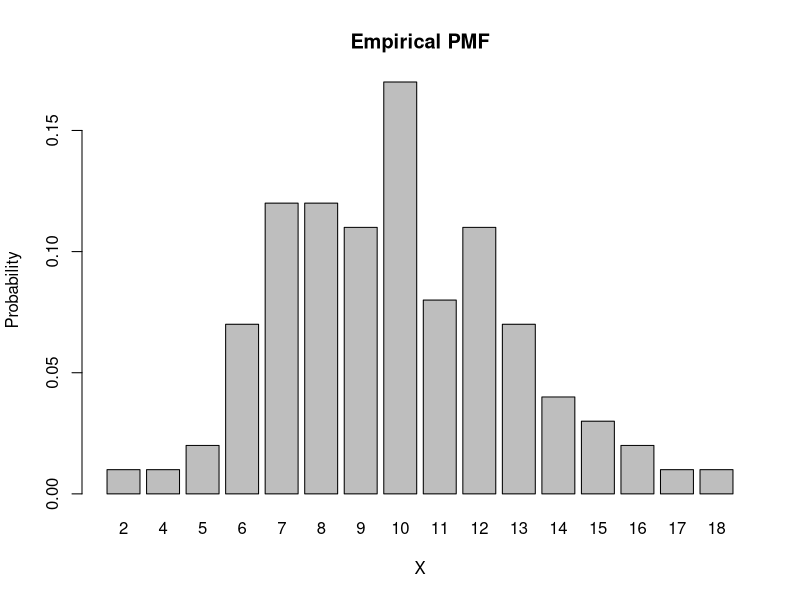
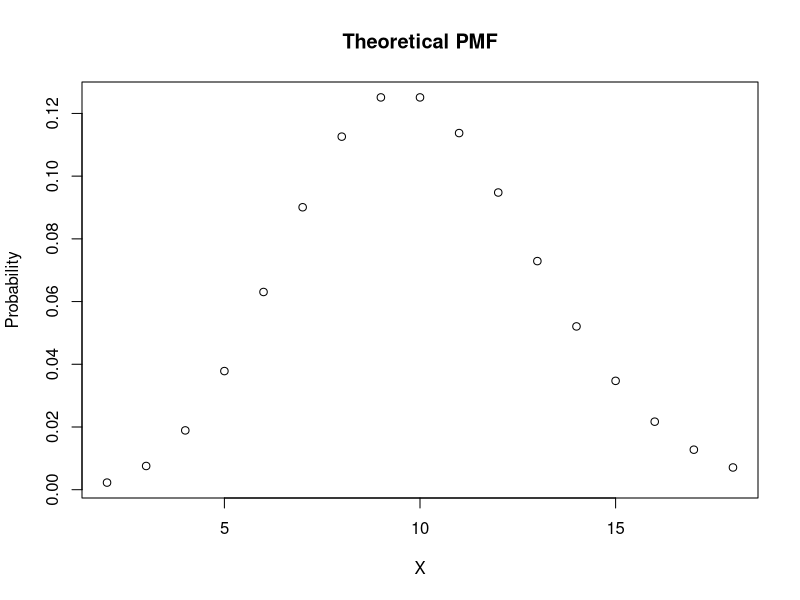
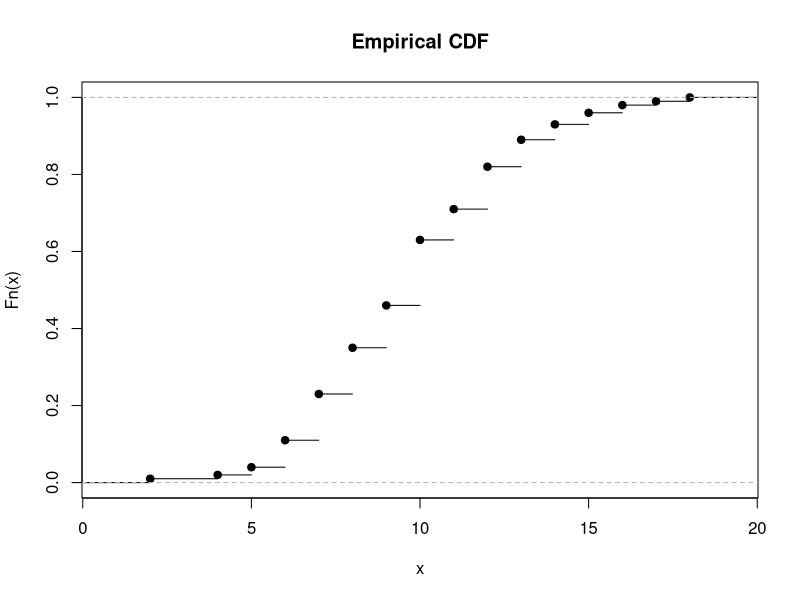
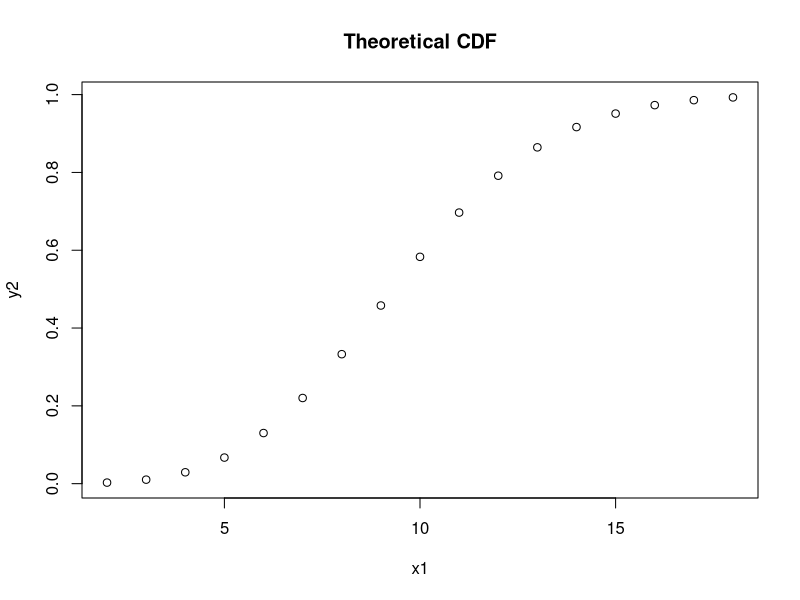
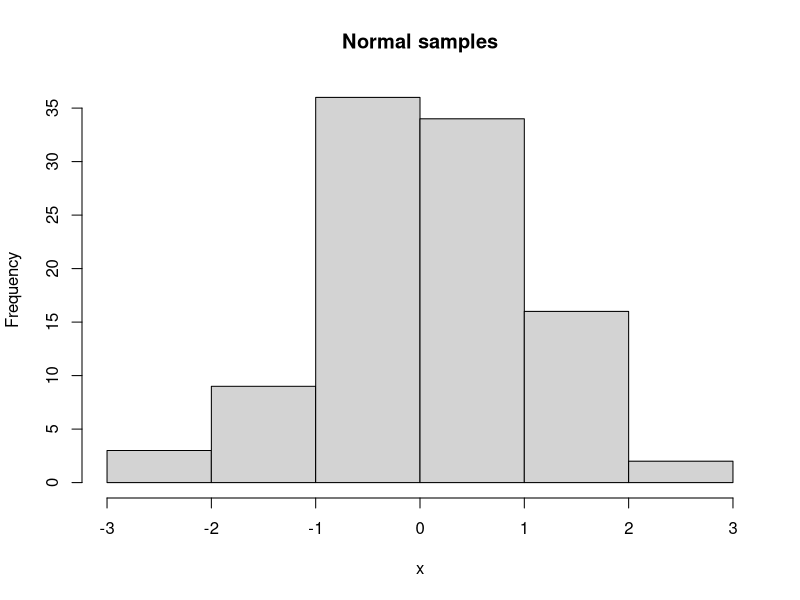
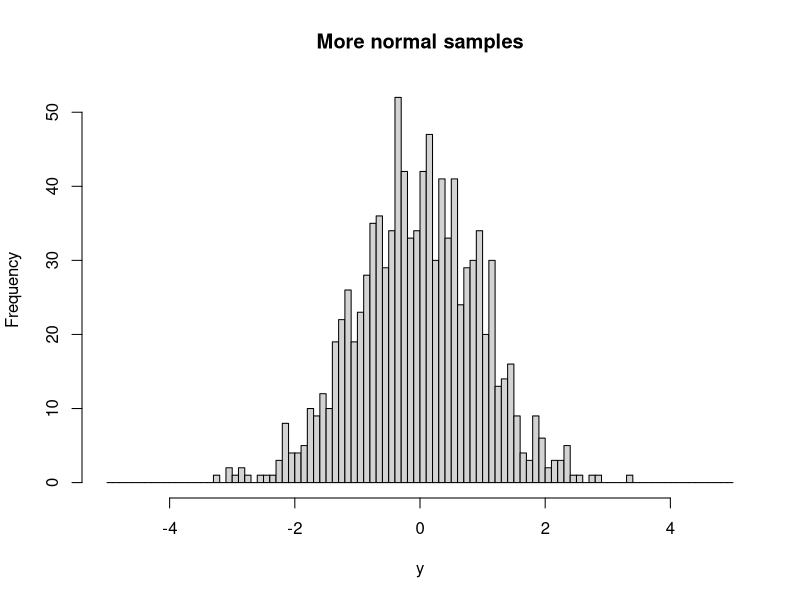
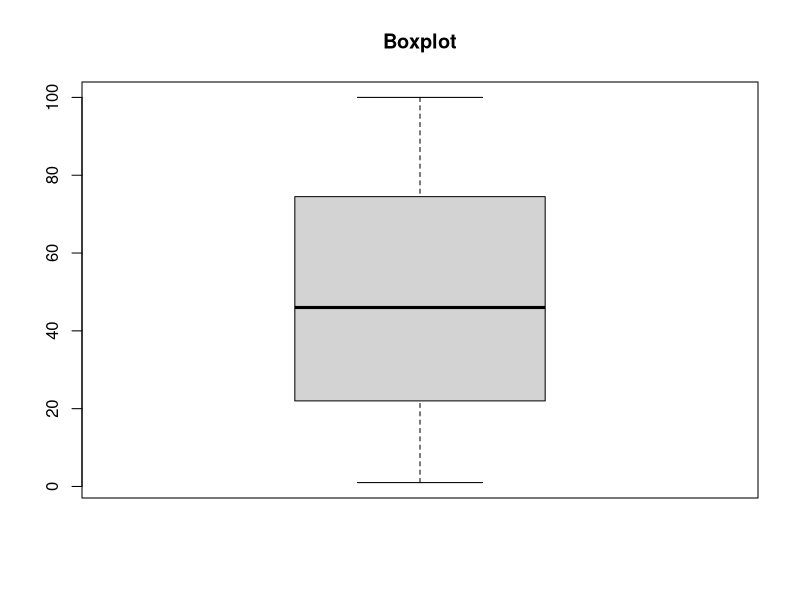
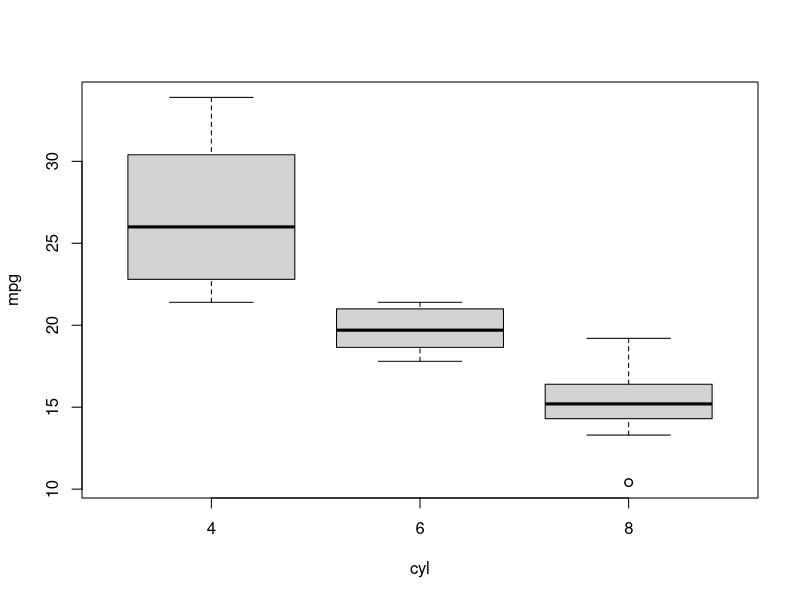

The R source for these figures, in order:
## ---- chunk 1
library(tidyverse)
library(viridisLite)
## ---- chunk 2
x=rpois(100,10)
p1=prop.table(table(x))
#Empirical PMF
barplot(height=p1,xlab="X",ylab="Probability",main="Empirical PMF")
x1=min(x):max(x)
p2=dpois(x1,10)
plot(x1,p2,xlab="X",ylab="Probability",main="Theoretical PMF")
y1=ecdf(x)
y2=ppois(x1,10)
plot(y1,main="Empirical CDF")
plot(x1,y2,main="Theoretical CDF")
## ---- chunk 3
#Various types of plots in R
#Regular plot function normally gives a scatter plot and if one mentions type="l" then it draws a line plot
#If one wants a histogram 
x=rnorm(100)
#If you want to mention the number of bins
hist(x,main="Normal samples",breaks=5)
y=rnorm(1000)
#Here break mentions the endpoints of each interval
hist(y,breaks=seq(-5,5,by=0.1),main="More normal samples")
#Creating a boxplot
x=sample(1:100,1000,replace=TRUE)
boxplot(x,main="Boxplot")
#Boxplot from a given dataset here the boxes are made for each individual cylinder type
boxplot(mpg~cyl,data=mtcars)
#Summarising a given dataset; the below example creates a summary for each category
summary(mtcars)
#If we only want a summary for a given category we do the following
summary(mtcars$disp)
#Density plot; draws a smoothed histogram to emulate the pdf of the given distribution
x=rnorm(100)
plot(density(x),main="Density plot for Normal samples")
x=sample(1:10,100,replace=TRUE)
plot(density(x),main="Density plot for discrete samples")
